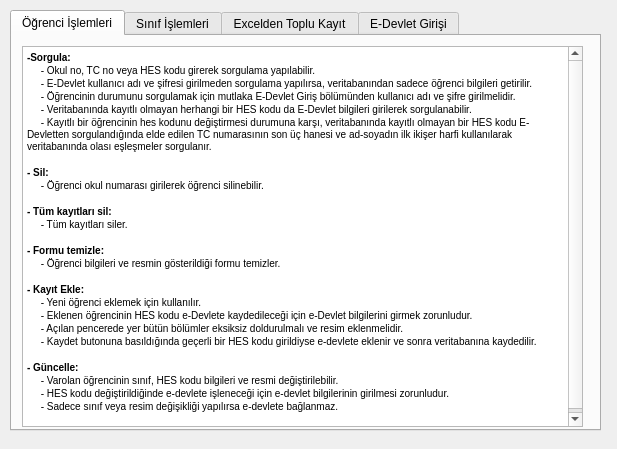
<?xml version="1.0" encoding="UTF-8"?>
<ui version="4.0">
 <class>Form</class>
 <widget class="QWidget" name="Form">
  <property name="geometry">
   <rect>
    <x>0</x>
    <y>0</y>
    <width>617</width>
    <height>449</height>
   </rect>
  </property>
  <property name="windowTitle">
   <string>Yardım</string>
  </property>
  <widget class="QTabWidget" name="tabWidget">
   <property name="geometry">
    <rect>
     <x>10</x>
     <y>10</y>
     <width>591</width>
     <height>421</height>
    </rect>
   </property>
   <property name="styleSheet">
    <string notr="true"/>
   </property>
   <property name="currentIndex">
    <number>0</number>
   </property>
   <widget class="QWidget" name="tab">
    <attribute name="title">
     <string>Öğrenci İşlemleri</string>
    </attribute>
    <widget class="QTextBrowser" name="textBrowser">
     <property name="geometry">
      <rect>
       <x>10</x>
       <y>10</y>
       <width>561</width>
       <height>381</height>
      </rect>
     </property>
     <property name="html">
      <string>&lt;!DOCTYPE HTML PUBLIC &quot;-//W3C//DTD HTML 4.0//EN&quot; &quot;http://www.w3.org/TR/REC-html40/strict.dtd&quot;&gt;
&lt;html&gt;&lt;head&gt;&lt;meta name=&quot;qrichtext&quot; content=&quot;1&quot; /&gt;&lt;style type=&quot;text/css&quot;&gt;
p, li { white-space: pre-wrap; }
&lt;/style&gt;&lt;/head&gt;&lt;body style=&quot; font-family:'MS Shell Dlg 2'; font-size:7.8pt; font-weight:400; font-style:normal;&quot;&gt;
&lt;p style=&quot; margin-top:0px; margin-bottom:0px; margin-left:0px; margin-right:0px; -qt-block-indent:0; text-indent:0px;&quot;&gt;&lt;span style=&quot; font-weight:600;&quot;&gt;-Sorgula:&lt;/span&gt;&lt;/p&gt;
&lt;p style=&quot; margin-top:0px; margin-bottom:0px; margin-left:0px; margin-right:0px; -qt-block-indent:0; text-indent:0px;&quot;&gt;     - Okul no, TC no veya HES kodu girerek sorgulama yapılabilir.&lt;/p&gt;
&lt;p style=&quot; margin-top:0px; margin-bottom:0px; margin-left:0px; margin-right:0px; -qt-block-indent:0; text-indent:0px;&quot;&gt;     - E-Devlet kullanıcı adı ve şifresi girilmeden sorgulama yapılırsa, veritabanından sadece öğrenci bilgileri getirilir.&lt;/p&gt;
&lt;p style=&quot; margin-top:0px; margin-bottom:0px; margin-left:0px; margin-right:0px; -qt-block-indent:0; text-indent:0px;&quot;&gt;     - Öğrencinin durumunu sorgulamak için mutlaka E-Devlet Giriş bölümünden kullanıcı adı ve şifre girilmelidir.&lt;/p&gt;
&lt;p style=&quot; margin-top:0px; margin-bottom:0px; margin-left:0px; margin-right:0px; -qt-block-indent:0; text-indent:0px;&quot;&gt;     - Veritabanında kayıtlı olmayan herhangi bir HES kodu da E-Devlet bilgileri girilerek sorgulanabilir.&lt;/p&gt;
&lt;p style=&quot; margin-top:0px; margin-bottom:0px; margin-left:0px; margin-right:0px; -qt-block-indent:0; text-indent:0px;&quot;&gt;     - Kayıtlı bir öğrencinin hes kodunu değiştirmesi durumuna karşı, veritabanında kayıtlı olmayan bir HES kodu E-Devletten sorgulandığında elde edilen TC numarasının son üç hanesi ve ad-soyadın ilk ikişer harfi kullanılarak veritabanında olası eşleşmeler sorgulanır.&lt;/p&gt;
&lt;p style=&quot;-qt-paragraph-type:empty; margin-top:0px; margin-bottom:0px; margin-left:0px; margin-right:0px; -qt-block-indent:0; text-indent:0px;&quot;&gt;&lt;br /&gt;&lt;/p&gt;
&lt;p style=&quot; margin-top:0px; margin-bottom:0px; margin-left:0px; margin-right:0px; -qt-block-indent:0; text-indent:0px;&quot;&gt;&lt;span style=&quot; font-weight:600;&quot;&gt;- Sil:&lt;/span&gt;&lt;/p&gt;
&lt;p style=&quot; margin-top:0px; margin-bottom:0px; margin-left:0px; margin-right:0px; -qt-block-indent:0; text-indent:0px;&quot;&gt;     - Öğrenci okul numarası girilerek öğrenci silinebilir.&lt;/p&gt;
&lt;p style=&quot;-qt-paragraph-type:empty; margin-top:0px; margin-bottom:0px; margin-left:0px; margin-right:0px; -qt-block-indent:0; text-indent:0px;&quot;&gt;&lt;br /&gt;&lt;/p&gt;
&lt;p style=&quot; margin-top:0px; margin-bottom:0px; margin-left:0px; margin-right:0px; -qt-block-indent:0; text-indent:0px;&quot;&gt;&lt;span style=&quot; font-weight:600;&quot;&gt;- Tüm kayıtları sil:&lt;/span&gt;&lt;/p&gt;
&lt;p style=&quot; margin-top:0px; margin-bottom:0px; margin-left:0px; margin-right:0px; -qt-block-indent:0; text-indent:0px;&quot;&gt;     - Tüm kayıtları siler.&lt;/p&gt;
&lt;p style=&quot;-qt-paragraph-type:empty; margin-top:0px; margin-bottom:0px; margin-left:0px; margin-right:0px; -qt-block-indent:0; text-indent:0px;&quot;&gt;&lt;br /&gt;&lt;/p&gt;
&lt;p style=&quot; margin-top:0px; margin-bottom:0px; margin-left:0px; margin-right:0px; -qt-block-indent:0; text-indent:0px;&quot;&gt;&lt;span style=&quot; font-weight:600;&quot;&gt;- Formu temizle:&lt;/span&gt;&lt;/p&gt;
&lt;p style=&quot; margin-top:0px; margin-bottom:0px; margin-left:0px; margin-right:0px; -qt-block-indent:0; text-indent:0px;&quot;&gt;     - Öğrenci bilgileri ve resmin gösterildiği formu temizler.&lt;/p&gt;
&lt;p style=&quot;-qt-paragraph-type:empty; margin-top:0px; margin-bottom:0px; margin-left:0px; margin-right:0px; -qt-block-indent:0; text-indent:0px;&quot;&gt;&lt;br /&gt;&lt;/p&gt;
&lt;p style=&quot; margin-top:0px; margin-bottom:0px; margin-left:0px; margin-right:0px; -qt-block-indent:0; text-indent:0px;&quot;&gt;&lt;span style=&quot; font-weight:600;&quot;&gt;- Kayıt Ekle:&lt;/span&gt;&lt;/p&gt;
&lt;p style=&quot; margin-top:0px; margin-bottom:0px; margin-left:0px; margin-right:0px; -qt-block-indent:0; text-indent:0px;&quot;&gt;     - Yeni öğrenci eklemek için kullanılır.&lt;/p&gt;
&lt;p style=&quot; margin-top:0px; margin-bottom:0px; margin-left:0px; margin-right:0px; -qt-block-indent:0; text-indent:0px;&quot;&gt;     - Eklenen öğrencinin HES kodu e-Devlete kaydedileceği için e-Devlet bilgilerini girmek zorunludur.&lt;/p&gt;
&lt;p style=&quot; margin-top:0px; margin-bottom:0px; margin-left:0px; margin-right:0px; -qt-block-indent:0; text-indent:0px;&quot;&gt;     - Açılan pencerede yer bütün bölümler eksiksiz doldurulmalı ve resim eklenmelidir.&lt;/p&gt;
&lt;p style=&quot; margin-top:0px; margin-bottom:0px; margin-left:0px; margin-right:0px; -qt-block-indent:0; text-indent:0px;&quot;&gt;     - Kaydet butonuna basıldığında geçerli bir HES kodu girildiyse e-devlete eklenir ve sonra veritabanına kaydedilir.&lt;/p&gt;
&lt;p style=&quot;-qt-paragraph-type:empty; margin-top:0px; margin-bottom:0px; margin-left:0px; margin-right:0px; -qt-block-indent:0; text-indent:0px;&quot;&gt;&lt;br /&gt;&lt;/p&gt;
&lt;p style=&quot; margin-top:0px; margin-bottom:0px; margin-left:0px; margin-right:0px; -qt-block-indent:0; text-indent:0px;&quot;&gt;&lt;span style=&quot; font-weight:600;&quot;&gt;- Güncelle:&lt;/span&gt;&lt;/p&gt;
&lt;p style=&quot; margin-top:0px; margin-bottom:0px; margin-left:0px; margin-right:0px; -qt-block-indent:0; text-indent:0px;&quot;&gt;     - Varolan öğrencinin sınıf, HES kodu bilgileri ve resmi değiştirilebilir.&lt;/p&gt;
&lt;p style=&quot; margin-top:0px; margin-bottom:0px; margin-left:0px; margin-right:0px; -qt-block-indent:0; text-indent:0px;&quot;&gt;     - HES kodu değiştirildiğinde e-devlete işleneceği için e-devlet bilgilerinin girilmesi zorunludur.&lt;/p&gt;
&lt;p style=&quot; margin-top:0px; margin-bottom:0px; margin-left:0px; margin-right:0px; -qt-block-indent:0; text-indent:0px;&quot;&gt;     - Sadece sınıf veya resim değişikliği yapılırsa e-devlete bağlanmaz.&lt;/p&gt;
&lt;p style=&quot; margin-top:0px; margin-bottom:0px; margin-left:0px; margin-right:0px; -qt-block-indent:0; text-indent:0px;&quot;&gt;	&lt;/p&gt;&lt;/body&gt;&lt;/html&gt;</string>
     </property>
    </widget>
   </widget>
   <widget class="QWidget" name="tab_2">
    <attribute name="title">
     <string>Sınıf İşlemleri</string>
    </attribute>
    <widget class="QTextBrowser" name="textBrowser_2">
     <property name="geometry">
      <rect>
       <x>10</x>
       <y>10</y>
       <width>561</width>
       <height>381</height>
      </rect>
     </property>
     <property name="html">
      <string>&lt;!DOCTYPE HTML PUBLIC &quot;-//W3C//DTD HTML 4.0//EN&quot; &quot;http://www.w3.org/TR/REC-html40/strict.dtd&quot;&gt;
&lt;html&gt;&lt;head&gt;&lt;meta name=&quot;qrichtext&quot; content=&quot;1&quot; /&gt;&lt;style type=&quot;text/css&quot;&gt;
p, li { white-space: pre-wrap; }
&lt;/style&gt;&lt;/head&gt;&lt;body style=&quot; font-family:'MS Shell Dlg 2'; font-size:7.8pt; font-weight:400; font-style:normal;&quot;&gt;
&lt;p style=&quot; margin-top:0px; margin-bottom:0px; margin-left:0px; margin-right:0px; -qt-block-indent:0; text-indent:0px;&quot;&gt;     &lt;/p&gt;
&lt;p style=&quot; margin-top:0px; margin-bottom:0px; margin-left:0px; margin-right:0px; -qt-block-indent:0; text-indent:0px;&quot;&gt;     -Bu bölümden sınıfın toplu olarak E-Devletten sorgulaması yapılır (E-Devlet bilgilerini girilmesi zorunludur). &lt;/p&gt;
&lt;p style=&quot;-qt-paragraph-type:empty; margin-top:0px; margin-bottom:0px; margin-left:0px; margin-right:0px; -qt-block-indent:0; text-indent:0px;&quot;&gt;&lt;br /&gt;&lt;/p&gt;
&lt;p style=&quot; margin-top:0px; margin-bottom:0px; margin-left:0px; margin-right:0px; -qt-block-indent:0; text-indent:0px;&quot;&gt;     -Sınıf seçildikten sonra sorgula butonu tıklanır. Sorgulama işlemi tamamlandığında altta bulunan bölüme riskli öğrencilerin resmi, adı soyadı, okul numarası ve açıklama bölümüne de risk durumları listelenir.&lt;/p&gt;
&lt;p style=&quot;-qt-paragraph-type:empty; margin-top:0px; margin-bottom:0px; margin-left:0px; margin-right:0px; -qt-block-indent:0; text-indent:0px;&quot;&gt;&lt;br /&gt;&lt;/p&gt;
&lt;p style=&quot; margin-top:0px; margin-bottom:0px; margin-left:0px; margin-right:0px; -qt-block-indent:0; text-indent:0px;&quot;&gt;     -Sil butonu ile seçili olan sınıf silinebilir.&lt;/p&gt;&lt;/body&gt;&lt;/html&gt;</string>
     </property>
    </widget>
   </widget>
   <widget class="QWidget" name="tab_3">
    <attribute name="title">
     <string>Excelden Toplu Kayıt</string>
    </attribute>
    <widget class="QTextBrowser" name="textBrowser_3">
     <property name="geometry">
      <rect>
       <x>10</x>
       <y>10</y>
       <width>561</width>
       <height>381</height>
      </rect>
     </property>
     <property name="html">
      <string>&lt;!DOCTYPE HTML PUBLIC &quot;-//W3C//DTD HTML 4.0//EN&quot; &quot;http://www.w3.org/TR/REC-html40/strict.dtd&quot;&gt;
&lt;html&gt;&lt;head&gt;&lt;meta name=&quot;qrichtext&quot; content=&quot;1&quot; /&gt;&lt;style type=&quot;text/css&quot;&gt;
p, li { white-space: pre-wrap; }
&lt;/style&gt;&lt;/head&gt;&lt;body style=&quot; font-family:'MS Shell Dlg 2'; font-size:7.8pt; font-weight:400; font-style:normal;&quot;&gt;
&lt;p style=&quot; margin-top:0px; margin-bottom:0px; margin-left:0px; margin-right:0px; -qt-block-indent:0; text-indent:0px;&quot;&gt;     - Kullanılacak excel dosya şablonu projenin ana dizininde bulunmaktadır.&lt;/p&gt;
&lt;p style=&quot; margin-top:0px; margin-bottom:0px; margin-left:0px; margin-right:0px; -qt-block-indent:0; text-indent:0px;&quot;&gt;     - Dosyayı kendiniz oluşturmak isterseniz ilk satır başlıkları içerecek şekilde ikinci satırdan itibaren&lt;/p&gt;
&lt;p style=&quot; margin-top:0px; margin-bottom:0px; margin-left:0px; margin-right:0px; -qt-block-indent:0; text-indent:0px;&quot;&gt;               1. Sütun : Okul No&lt;/p&gt;
&lt;p style=&quot; margin-top:0px; margin-bottom:0px; margin-left:0px; margin-right:0px; -qt-block-indent:0; text-indent:0px;&quot;&gt;               2. Sütun : Ad&lt;/p&gt;
&lt;p style=&quot; margin-top:0px; margin-bottom:0px; margin-left:0px; margin-right:0px; -qt-block-indent:0; text-indent:0px;&quot;&gt;               3. Sütun : Soyad&lt;/p&gt;
&lt;p style=&quot; margin-top:0px; margin-bottom:0px; margin-left:0px; margin-right:0px; -qt-block-indent:0; text-indent:0px;&quot;&gt;               4. Sütun : TC Kimlik No&lt;/p&gt;
&lt;p style=&quot; margin-top:0px; margin-bottom:0px; margin-left:0px; margin-right:0px; -qt-block-indent:0; text-indent:0px;&quot;&gt;               5. Sütun : Sınıf&lt;/p&gt;
&lt;p style=&quot; margin-top:0px; margin-bottom:0px; margin-left:0px; margin-right:0px; -qt-block-indent:0; text-indent:0px;&quot;&gt;               6. Sütun : HES kodu&lt;/p&gt;
&lt;p style=&quot; margin-top:0px; margin-bottom:0px; margin-left:0px; margin-right:0px; -qt-block-indent:0; text-indent:0px;&quot;&gt;     olacak şekilde bilgi girişi yapmanız gerekmektedir.&lt;/p&gt;
&lt;p style=&quot; margin-top:0px; margin-bottom:0px; margin-left:0px; margin-right:0px; -qt-block-indent:0; text-indent:0px;&quot;&gt;	&lt;/p&gt;
&lt;p style=&quot; margin-top:0px; margin-bottom:0px; margin-left:0px; margin-right:0px; -qt-block-indent:0; text-indent:0px;&quot;&gt;     - Öğrencilerin fotoğrafları, öğrenci_no.jpg (öğrenci numarası 464 olan bir öğrencinin resim doyası 464.jpg biçiminde kaydedilir) biçiminde bir klasör içerisinde toplanır. Excelde yer alan her öğrenci için bir resmin bulunması zorunludur.&lt;/p&gt;
&lt;p style=&quot; margin-top:0px; margin-bottom:0px; margin-left:0px; margin-right:0px; -qt-block-indent:0; text-indent:0px;&quot;&gt;     - Dosya seç bölümünden öğrenci bilgilerini bulunduğu excel dosyası seçilir.&lt;/p&gt;
&lt;p style=&quot; margin-top:0px; margin-bottom:0px; margin-left:0px; margin-right:0px; -qt-block-indent:0; text-indent:0px;&quot;&gt;     - Dizin seç bölümünden öğrenci fotoğraflarının bulunduğu dizin seçilir.&lt;/p&gt;
&lt;p style=&quot; margin-top:0px; margin-bottom:0px; margin-left:0px; margin-right:0px; -qt-block-indent:0; text-indent:0px;&quot;&gt;     - E-Devlete kaydedileceği için e-Devlet bilgilerinin girilmesi zorunludur.&lt;/p&gt;
&lt;p style=&quot; margin-top:0px; margin-bottom:0px; margin-left:0px; margin-right:0px; -qt-block-indent:0; text-indent:0px;&quot;&gt;     - Kaydet butonuna basılır ve e-Devlette grup oluşturulması ve excel dosyasının yüklenmesi beklenir. Bu aşamada bilgisayarda başka işlem yapılmaması tavsiye edilir.&lt;/p&gt;&lt;/body&gt;&lt;/html&gt;</string>
     </property>
    </widget>
   </widget>
   <widget class="QWidget" name="tab_4">
    <attribute name="title">
     <string>E-Devlet Girişi</string>
    </attribute>
    <widget class="QTextBrowser" name="textBrowser_4">
     <property name="geometry">
      <rect>
       <x>10</x>
       <y>10</y>
       <width>561</width>
       <height>381</height>
      </rect>
     </property>
     <property name="html">
      <string>&lt;!DOCTYPE HTML PUBLIC &quot;-//W3C//DTD HTML 4.0//EN&quot; &quot;http://www.w3.org/TR/REC-html40/strict.dtd&quot;&gt;
&lt;html&gt;&lt;head&gt;&lt;meta name=&quot;qrichtext&quot; content=&quot;1&quot; /&gt;&lt;style type=&quot;text/css&quot;&gt;
p, li { white-space: pre-wrap; }
&lt;/style&gt;&lt;/head&gt;&lt;body style=&quot; font-family:'MS Shell Dlg 2'; font-size:7.8pt; font-weight:400; font-style:normal;&quot;&gt;
&lt;p style=&quot;-qt-paragraph-type:empty; margin-top:0px; margin-bottom:0px; margin-left:0px; margin-right:0px; -qt-block-indent:0; text-indent:0px; font-size:8pt;&quot;&gt;&lt;br /&gt;&lt;/p&gt;
&lt;p style=&quot; margin-top:0px; margin-bottom:0px; margin-left:0px; margin-right:0px; -qt-block-indent:0; text-indent:0px;&quot;&gt;     -E-Devlet işlemlerinin yapılabilmesi için kullanıcı adı ve şifrenin girilmesi gereken bölümdür.&lt;/p&gt;&lt;/body&gt;&lt;/html&gt;</string>
     </property>
    </widget>
   </widget>
  </widget>
 </widget>
 <resources/>
 <connections/>
</ui>
